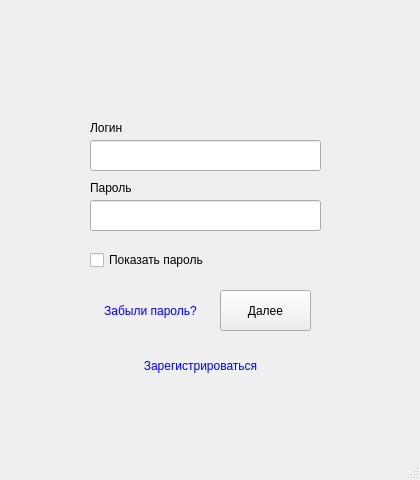
<?xml version="1.0" encoding="UTF-8"?>
<ui version="4.0">
 <class>EntryWindow</class>
 <widget class="QMainWindow" name="EntryWindow">
  <property name="geometry">
   <rect>
    <x>0</x>
    <y>0</y>
    <width>420</width>
    <height>480</height>
   </rect>
  </property>
  <property name="minimumSize">
   <size>
    <width>420</width>
    <height>480</height>
   </size>
  </property>
  <property name="maximumSize">
   <size>
    <width>420</width>
    <height>480</height>
   </size>
  </property>
  <property name="styleSheet">
   <string notr="true"/>
  </property>
  <property name="entryTitle" stdset="0">
   <string>EntryWindow</string>
  </property>
  <widget class="QWidget" name="centralwidget">
   <widget class="QCheckBox" name="checkBox_show_pass">
    <property name="geometry">
     <rect>
      <x>90</x>
      <y>240</y>
      <width>120</width>
      <height>40</height>
     </rect>
    </property>
    <property name="text">
     <string>Показать пароль</string>
    </property>
    <property name="checkable">
     <bool>true</bool>
    </property>
    <property name="checked">
     <bool>false</bool>
    </property>
   </widget>
   <widget class="QPushButton" name="button_entry">
    <property name="geometry">
     <rect>
      <x>220</x>
      <y>290</y>
      <width>91</width>
      <height>41</height>
     </rect>
    </property>
    <property name="text">
     <string>Далее</string>
    </property>
   </widget>
   <widget class="QLineEdit" name="lineEdit_login">
    <property name="geometry">
     <rect>
      <x>90</x>
      <y>140</y>
      <width>231</width>
      <height>31</height>
     </rect>
    </property>
    <property name="text">
     <string/>
    </property>
   </widget>
   <widget class="QLabel" name="label_pass">
    <property name="geometry">
     <rect>
      <x>90</x>
      <y>180</y>
      <width>231</width>
      <height>16</height>
     </rect>
    </property>
    <property name="text">
     <string>Пароль</string>
    </property>
   </widget>
   <widget class="QLabel" name="label_log">
    <property name="geometry">
     <rect>
      <x>90</x>
      <y>120</y>
      <width>231</width>
      <height>16</height>
     </rect>
    </property>
    <property name="text">
     <string>Логин</string>
    </property>
   </widget>
   <widget class="ClickableLabel" name="label_rem_pass">
    <property name="geometry">
     <rect>
      <x>100</x>
      <y>300</y>
      <width>101</width>
      <height>21</height>
     </rect>
    </property>
    <property name="cursor">
     <cursorShape>PointingHandCursor</cursorShape>
    </property>
    <property name="styleSheet">
     <string notr="true">color: blue</string>
    </property>
    <property name="text">
     <string>Забыли пароль?</string>
    </property>
    <property name="alignment">
     <set>Qt::AlignCenter</set>
    </property>
   </widget>
   <widget class="ClickableLabel" name="label_reg_acc">
    <property name="geometry">
     <rect>
      <x>140</x>
      <y>350</y>
      <width>121</width>
      <height>31</height>
     </rect>
    </property>
    <property name="cursor">
     <cursorShape>PointingHandCursor</cursorShape>
    </property>
    <property name="styleSheet">
     <string notr="true">color:rgb(0, 0, 255)</string>
    </property>
    <property name="text">
     <string>Зарегистрироваться</string>
    </property>
    <property name="alignment">
     <set>Qt::AlignCenter</set>
    </property>
   </widget>
   <widget class="QLineEdit" name="lineEdit_password">
    <property name="geometry">
     <rect>
      <x>90</x>
      <y>200</y>
      <width>231</width>
      <height>31</height>
     </rect>
    </property>
    <property name="text">
     <string/>
    </property>
    <property name="readOnly">
     <bool>false</bool>
    </property>
   </widget>
  </widget>
  <widget class="QMenuBar" name="menubar">
   <property name="geometry">
    <rect>
     <x>0</x>
     <y>0</y>
     <width>420</width>
     <height>21</height>
    </rect>
   </property>
  </widget>
  <widget class="QStatusBar" name="statusbar"/>
 </widget>
 <customwidgets>
  <customwidget>
   <class>ClickableLabel</class>
   <extends>QLabel</extends>
   <header>clickablelabel.h</header>
  </customwidget>
 </customwidgets>
 <resources/>
 <connections/>
</ui>
